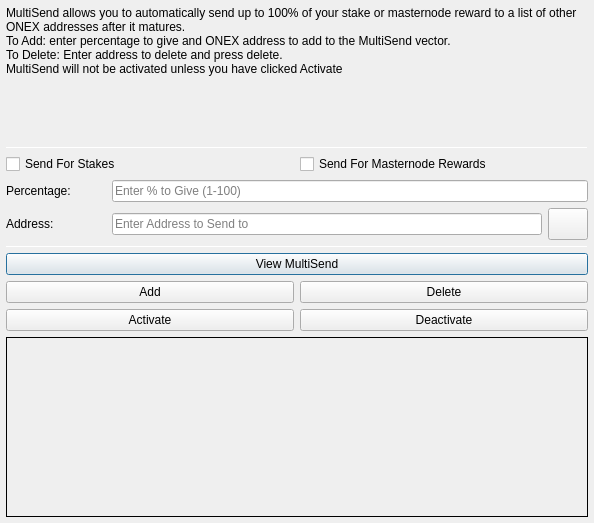
<?xml version="1.0" encoding="UTF-8"?>
<ui version="4.0">
 <class>MultiSendDialog</class>
 <widget class="QDialog" name="MultiSendDialog">
  <property name="windowModality">
   <enum>Qt::NonModal</enum>
  </property>
  <property name="geometry">
   <rect>
    <x>0</x>
    <y>0</y>
    <width>594</width>
    <height>523</height>
   </rect>
  </property>
  <property name="windowTitle">
   <string>MultiSend</string>
  </property>
  <layout class="QVBoxLayout" name="verticalLayout" stretch="0">
   <property name="leftMargin">
    <number>6</number>
   </property>
   <property name="topMargin">
    <number>6</number>
   </property>
   <property name="rightMargin">
    <number>6</number>
   </property>
   <property name="bottomMargin">
    <number>6</number>
   </property>
   <item>
    <layout class="QVBoxLayout" name="verticalLayout_Main" stretch="1,1,1,1,1,1">
     <item>
      <widget class="QLabel" name="label_2">
       <property name="lineWidth">
        <number>1</number>
       </property>
       <property name="text">
        <string>MultiSend allows you to automatically send up to 100% of your stake or masternode reward to a list of other ONEX addresses after it matures.
To Add: enter percentage to give and ONEX address to add to the MultiSend vector.
To Delete: Enter address to delete and press delete.
MultiSend will not be activated unless you have clicked Activate</string>
       </property>
       <property name="alignment">
        <set>Qt::AlignLeading|Qt::AlignLeft|Qt::AlignTop</set>
       </property>
       <property name="wordWrap">
        <bool>true</bool>
       </property>
      </widget>
     </item>
     <item>
      <widget class="Line" name="line">
       <property name="minimumSize">
        <size>
         <width>0</width>
         <height>1</height>
        </size>
       </property>
       <property name="maximumSize">
        <size>
         <width>16777215</width>
         <height>1</height>
        </size>
       </property>
       <property name="orientation">
        <enum>Qt::Horizontal</enum>
       </property>
      </widget>
     </item>
     <item>
      <layout class="QVBoxLayout" name="verticalLayout_Settings">
       <item>
        <layout class="QHBoxLayout" name="horizontalLayout">
         <item>
          <widget class="QCheckBox" name="multiSendStakeCheckBox">
           <property name="text">
            <string>Send For Stakes</string>
           </property>
          </widget>
         </item>
         <item>
          <widget class="QCheckBox" name="multiSendMasternodeCheckBox">
           <property name="text">
            <string>Send For Masternode Rewards</string>
           </property>
          </widget>
         </item>
        </layout>
       </item>
       <item>
        <layout class="QHBoxLayout" name="horizontalLayout_6">
         <item>
          <widget class="QLabel" name="label">
           <property name="minimumSize">
            <size>
             <width>100</width>
             <height>0</height>
            </size>
           </property>
           <property name="toolTip">
            <string>Percentage of stake to send</string>
           </property>
           <property name="text">
            <string>Percentage:</string>
           </property>
          </widget>
         </item>
         <item>
          <widget class="QLineEdit" name="multiSendPercentEdit">
           <property name="toolTip">
            <string>Enter whole numbers 1 - 100</string>
           </property>
           <property name="placeholderText">
            <string>Enter % to Give (1-100)</string>
           </property>
          </widget>
         </item>
        </layout>
       </item>
       <item>
        <layout class="QHBoxLayout" name="horizontalLayout_7">
         <item>
          <widget class="QLabel" name="label_5">
           <property name="minimumSize">
            <size>
             <width>100</width>
             <height>0</height>
            </size>
           </property>
           <property name="toolTip">
            <string>Address to send portion of stake to</string>
           </property>
           <property name="text">
            <string>Address:</string>
           </property>
          </widget>
         </item>
         <item>
          <widget class="QLineEdit" name="multiSendAddressEdit">
           <property name="toolTip">
            <string/>
           </property>
           <property name="placeholderText">
            <string>Enter Address to Send to</string>
           </property>
          </widget>
         </item>
         <item>
          <widget class="QPushButton" name="addressBookButton">
           <property name="maximumSize">
            <size>
             <width>16777215</width>
             <height>32</height>
            </size>
           </property>
           <property name="toolTip">
            <string>Choose an address from the address book</string>
           </property>
           <property name="text">
            <string/>
           </property>
           <property name="icon">
            <iconset resource="../onex.qrc">
             <normaloff>:/icons/address-book</normaloff>:/icons/address-book</iconset>
           </property>
           <property name="shortcut">
            <string>Alt+A</string>
           </property>
           <property name="autoDefault">
            <bool>false</bool>
           </property>
          </widget>
         </item>
        </layout>
       </item>
      </layout>
     </item>
     <item>
      <widget class="Line" name="line_2">
       <property name="minimumSize">
        <size>
         <width>0</width>
         <height>1</height>
        </size>
       </property>
       <property name="maximumSize">
        <size>
         <width>16777215</width>
         <height>1</height>
        </size>
       </property>
       <property name="orientation">
        <enum>Qt::Horizontal</enum>
       </property>
      </widget>
     </item>
     <item>
      <layout class="QVBoxLayout" name="verticalLayout_Buttons">
       <item>
        <layout class="QHBoxLayout" name="horizontalLayout_4">
         <item>
          <widget class="QPushButton" name="viewButton">
           <property name="toolTip">
            <string/>
           </property>
           <property name="statusTip">
            <string>View MultiSend Vector</string>
           </property>
           <property name="text">
            <string>View MultiSend</string>
           </property>
          </widget>
         </item>
        </layout>
       </item>
       <item>
        <layout class="QHBoxLayout" name="horizontalLayout_2">
         <item>
          <widget class="QPushButton" name="addButton">
           <property name="toolTip">
            <string/>
           </property>
           <property name="statusTip">
            <string>Add to MultiSend Vector</string>
           </property>
           <property name="text">
            <string>Add</string>
           </property>
          </widget>
         </item>
         <item>
          <widget class="QPushButton" name="deleteButton">
           <property name="toolTip">
            <string/>
           </property>
           <property name="statusTip">
            <string>Delete Address From MultiSend Vector</string>
           </property>
           <property name="text">
            <string>Delete</string>
           </property>
          </widget>
         </item>
        </layout>
       </item>
       <item>
        <layout class="QHBoxLayout" name="horizontalLayout_5">
         <item>
          <widget class="QPushButton" name="activateButton">
           <property name="statusTip">
            <string>Activate MultiSend</string>
           </property>
           <property name="text">
            <string>Activate</string>
           </property>
          </widget>
         </item>
         <item>
          <widget class="QPushButton" name="disableButton">
           <property name="statusTip">
            <string>Deactivate MultiSend</string>
           </property>
           <property name="text">
            <string>Deactivate</string>
           </property>
          </widget>
         </item>
        </layout>
       </item>
      </layout>
     </item>
     <item>
      <widget class="QLabel" name="message">
       <property name="minimumSize">
        <size>
         <width>0</width>
         <height>180</height>
        </size>
       </property>
       <property name="frameShape">
        <enum>QFrame::Panel</enum>
       </property>
       <property name="frameShadow">
        <enum>QFrame::Plain</enum>
       </property>
       <property name="lineWidth">
        <number>1</number>
       </property>
       <property name="midLineWidth">
        <number>1</number>
       </property>
       <property name="text">
        <string/>
       </property>
       <property name="alignment">
        <set>Qt::AlignLeading|Qt::AlignLeft|Qt::AlignTop</set>
       </property>
       <property name="wordWrap">
        <bool>true</bool>
       </property>
      </widget>
     </item>
    </layout>
   </item>
  </layout>
 </widget>
 <resources>
  <include location="../onex.qrc"/>
 </resources>
 <connections/>
</ui>
